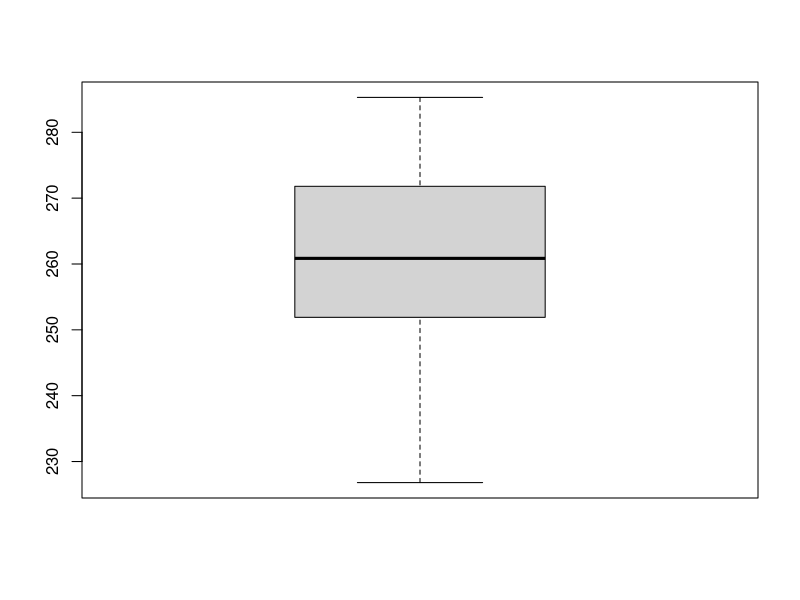

R code for this plot:
distances <- c(
				261.3, 258.1, 254.2, 257.7, 237.9, 255.8, 241.4, 244.3,
				241.2, 254.4, 256.8, 255.3, 255.0, 259.4, 270.5, 270.7,
				272.6, 274.0, 260.7, 260.6, 272.2, 251.1, 232.1, 273.0,
				266.6, 273.2, 265.7, 255.1, 233.7, 253.7, 264.5, 245.5,
				280.3, 248.3, 267.0, 271.5, 240.8, 250.2, 251.4, 270.6,
				268.9, 263.5, 262.2, 244.8, 279.6, 272.7, 278.7, 273.4,
				242.9, 276.6, 255.8, 276.1, 274.2, 267.4, 244.5, 252.0,
				264.0, 237.8, 261.0, 236.0, 247.7, 273.6, 264.5, 285.3,
				277.8, 261.4, 253.6, 251.8, 280.3, 268.3, 278.5, 260.0,
				271.2, 254.8, 256.1, 264.5, 255.4, 266.8, 254.5, 234.3,
				259.5, 274.9, 272.1, 273.3, 279.3, 279.8, 272.8, 251.6,
				226.8, 240.5, 268.5, 283.7, 263.2, 257.5, 233.7, 260.2,
				263.7, 252.1, 245.6, 270.5)

boxplot(distances)
# За споредбата помеѓу Stem-and-Leaf графикот и овој Box Plot
# важи истото од претходните задачи.
